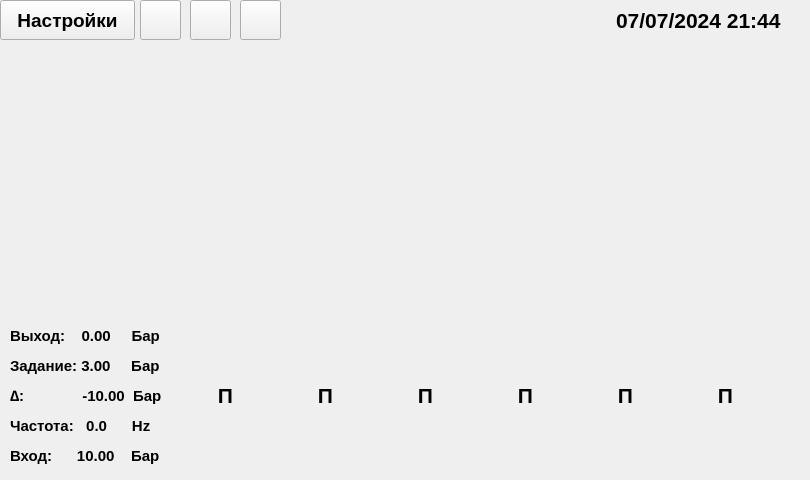
   <widget class="QWidget" name="Main_page">
    <widget class="QLabel" name="label_12">
     <property name="geometry">
      <rect>
       <x>390</x>
       <y>360</y>
       <width>71</width>
       <height>71</height>
      </rect>
     </property>
     <property name="font">
      <font>
       <family>Arial</family>
       <pointsize>16</pointsize>
       <weight>75</weight>
       <bold>true</bold>
      </font>
     </property>
     <property name="text">
      <string>П</string>
     </property>
     <property name="alignment">
      <set>Qt::AlignCenter</set>
     </property>
    </widget>
    <widget class="QLabel" name="label_2">
     <property name="geometry">
      <rect>
       <x>10</x>
       <y>320</y>
       <width>151</width>
       <height>31</height>
      </rect>
     </property>
     <property name="font">
      <font>
       <family>Arial</family>
       <pointsize>11</pointsize>
       <weight>75</weight>
       <bold>true</bold>
      </font>
     </property>
     <property name="text">
      <string>Выход:    0.00     Бар</string>
     </property>
    </widget>
    <widget class="QLabel" name="label">
     <property name="geometry">
      <rect>
       <x>616</x>
       <y>0</y>
       <width>181</width>
       <height>40</height>
      </rect>
     </property>
     <property name="font">
      <font>
       <family>Arial</family>
       <pointsize>16</pointsize>
       <weight>75</weight>
       <bold>true</bold>
      </font>
     </property>
     <property name="text">
      <string>07/07/2024 21:44</string>
     </property>
    </widget>
    <widget class="QPushButton" name="main_settings_pushButton">
     <property name="geometry">
      <rect>
       <x>0</x>
       <y>0</y>
       <width>135</width>
       <height>40</height>
      </rect>
     </property>
     <property name="font">
      <font>
       <family>Arial</family>
       <pointsize>14</pointsize>
       <weight>75</weight>
       <bold>true</bold>
      </font>
     </property>
     <property name="text">
      <string>Настройки</string>
     </property>
    </widget>
    <widget class="QLabel" name="label_8">
     <property name="geometry">
      <rect>
       <x>290</x>
       <y>360</y>
       <width>71</width>
       <height>71</height>
      </rect>
     </property>
     <property name="font">
      <font>
       <family>Arial</family>
       <pointsize>16</pointsize>
       <weight>75</weight>
       <bold>true</bold>
      </font>
     </property>
     <property name="text">
      <string>П</string>
     </property>
     <property name="alignment">
      <set>Qt::AlignCenter</set>
     </property>
    </widget>
    <widget class="QStackedWidget" name="stackedWidget">
     <property name="geometry">
      <rect>
       <x>0</x>
       <y>40</y>
       <width>801</width>
       <height>281</height>
      </rect>
     </property>
     <property name="currentIndex">
      <number>2</number>
     </property>
     <widget class="QWidget" name="page"/>
     <widget class="QWidget" name="page_2"/>
     <widget class="QWidget" name="page_3"/>
    </widget>
    <widget class="QPushButton" name="main_first_pushButton">
     <property name="geometry">
      <rect>
       <x>140</x>
       <y>0</y>
       <width>41</width>
       <height>40</height>
      </rect>
     </property>
     <property name="text">
      <string/>
     </property>
    </widget>
    <widget class="QLabel" name="label_10">
     <property name="geometry">
      <rect>
       <x>590</x>
       <y>360</y>
       <width>71</width>
       <height>71</height>
      </rect>
     </property>
     <property name="font">
      <font>
       <family>Arial</family>
       <pointsize>16</pointsize>
       <weight>75</weight>
       <bold>true</bold>
      </font>
     </property>
     <property name="text">
      <string>П</string>
     </property>
     <property name="alignment">
      <set>Qt::AlignCenter</set>
     </property>
    </widget>
    <widget class="QLabel" name="label_11">
     <property name="geometry">
      <rect>
       <x>690</x>
       <y>360</y>
       <width>71</width>
       <height>71</height>
      </rect>
     </property>
     <property name="font">
      <font>
       <family>Arial</family>
       <pointsize>16</pointsize>
       <weight>75</weight>
       <bold>true</bold>
      </font>
     </property>
     <property name="text">
      <string>П</string>
     </property>
     <property name="alignment">
      <set>Qt::AlignCenter</set>
     </property>
    </widget>
    <widget class="QLabel" name="label_3">
     <property name="geometry">
      <rect>
       <x>10</x>
       <y>350</y>
       <width>151</width>
       <height>31</height>
      </rect>
     </property>
     <property name="font">
      <font>
       <family>Arial</family>
       <pointsize>11</pointsize>
       <weight>75</weight>
       <bold>true</bold>
      </font>
     </property>
     <property name="text">
      <string>Задание: 3.00     Бар</string>
     </property>
    </widget>
    <widget class="QLabel" name="label_6">
     <property name="geometry">
      <rect>
       <x>10</x>
       <y>440</y>
       <width>151</width>
       <height>31</height>
      </rect>
     </property>
     <property name="font">
      <font>
       <family>Arial</family>
       <pointsize>11</pointsize>
       <weight>75</weight>
       <bold>true</bold>
      </font>
     </property>
     <property name="text">
      <string>Вход:      10.00    Бар</string>
     </property>
    </widget>
    <widget class="QLabel" name="label_9">
     <property name="geometry">
      <rect>
       <x>490</x>
       <y>360</y>
       <width>71</width>
       <height>71</height>
      </rect>
     </property>
     <property name="font">
      <font>
       <family>Arial</family>
       <pointsize>16</pointsize>
       <weight>75</weight>
       <bold>true</bold>
      </font>
     </property>
     <property name="text">
      <string>П</string>
     </property>
     <property name="alignment">
      <set>Qt::AlignCenter</set>
     </property>
    </widget>
    <widget class="QLabel" name="label_4">
     <property name="geometry">
      <rect>
       <x>10</x>
       <y>380</y>
       <width>151</width>
       <height>31</height>
      </rect>
     </property>
     <property name="font">
      <font>
       <family>Arial</family>
       <pointsize>11</pointsize>
       <weight>75</weight>
       <bold>true</bold>
      </font>
     </property>
     <property name="text">
      <string>∆:              -10.00  Бар</string>
     </property>
    </widget>
    <widget class="QLabel" name="label_5">
     <property name="geometry">
      <rect>
       <x>10</x>
       <y>410</y>
       <width>151</width>
       <height>31</height>
      </rect>
     </property>
     <property name="font">
      <font>
       <family>Arial</family>
       <pointsize>11</pointsize>
       <weight>75</weight>
       <bold>true</bold>
      </font>
     </property>
     <property name="text">
      <string>Частота:   0.0      Hz</string>
     </property>
    </widget>
    <widget class="QLabel" name="label_7">
     <property name="geometry">
      <rect>
       <x>190</x>
       <y>360</y>
       <width>71</width>
       <height>71</height>
      </rect>
     </property>
     <property name="font">
      <font>
       <family>Arial</family>
       <pointsize>16</pointsize>
       <weight>75</weight>
       <bold>true</bold>
      </font>
     </property>
     <property name="text">
      <string>П</string>
     </property>
     <property name="alignment">
      <set>Qt::AlignCenter</set>
     </property>
    </widget>
    <widget class="QPushButton" name="main_third_pushButton">
     <property name="geometry">
      <rect>
       <x>240</x>
       <y>0</y>
       <width>41</width>
       <height>40</height>
      </rect>
     </property>
     <property name="text">
      <string/>
     </property>
    </widget>
    <widget class="QPushButton" name="main_second_pushButton">
     <property name="geometry">
      <rect>
       <x>190</x>
       <y>0</y>
       <width>41</width>
       <height>40</height>
      </rect>
     </property>
     <property name="text">
      <string/>
     </property>
    </widget>
   </widget>
